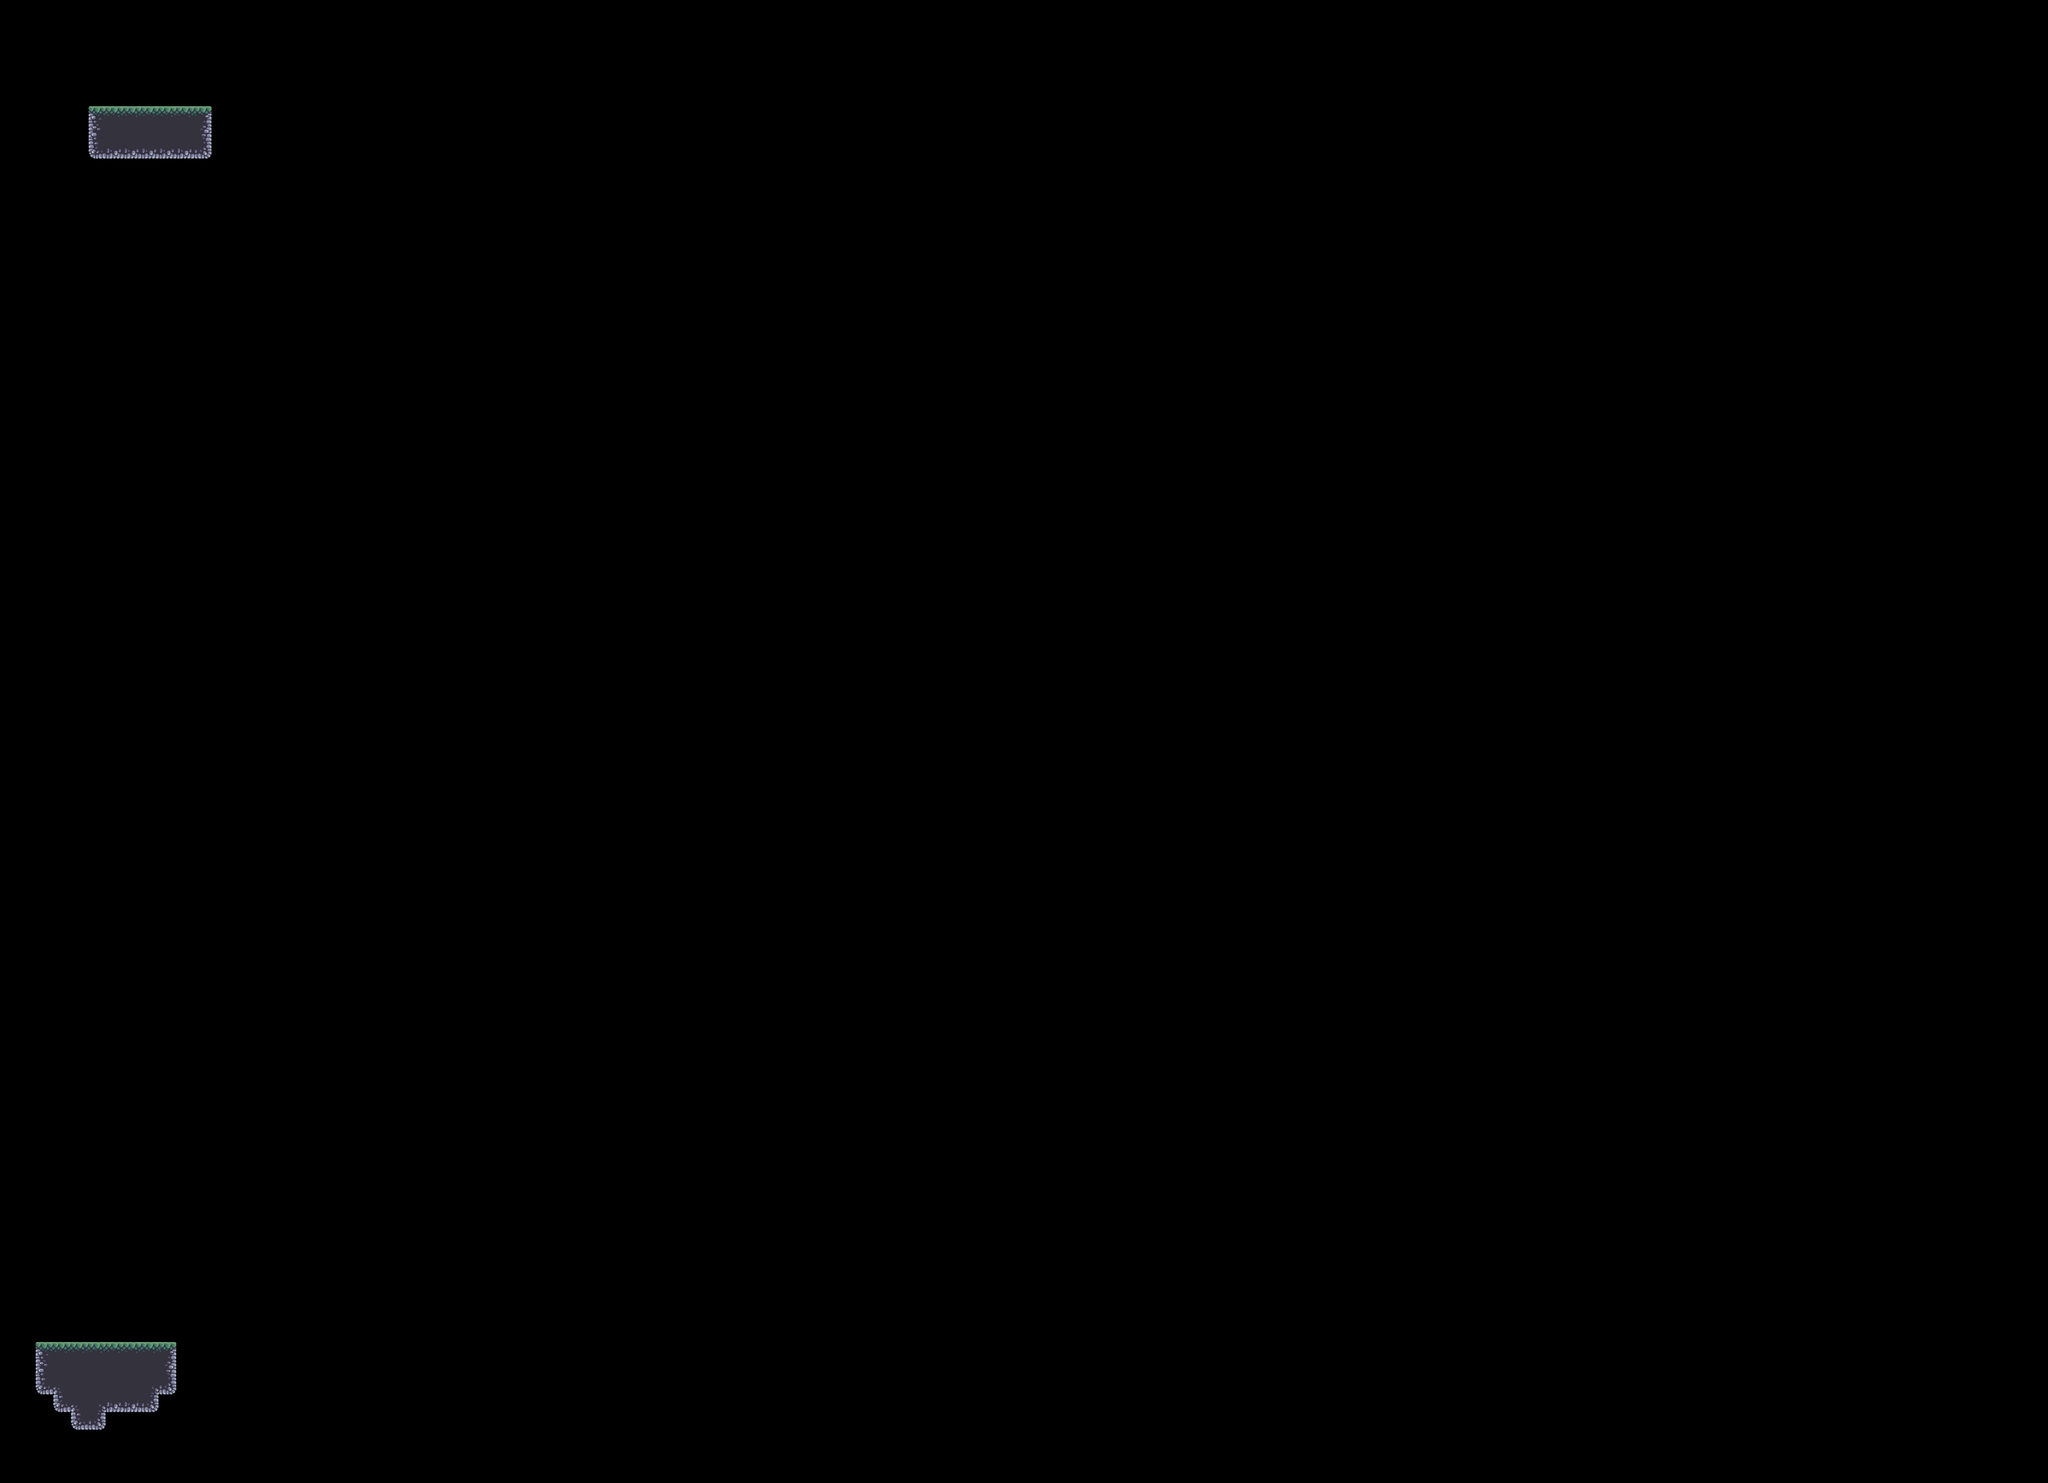

This is a level from a 2D game, rendered from its Tiled map with the project's own tilesets. A one-line summary and the map file follow, with tile-layer data summarised:
An orthogonal 116x84 tile map with 64x64 px tiles, 4 tile layers (BG, Terrain, Platforms, FG), 8 tilesets and 5 objects (solid, player, boat, water, Data).

<map version="1.10" tiledversion="1.11.0" orientation="orthogonal" renderorder="right-down" width="116" height="84" tilewidth="64" tileheight="64" infinite="0" nextlayerid="17" nextobjectid="244">
 <tileset firstgid="1" source="../tilesets/outside.tsx" />
 <tileset firstgid="49" source="../tilesets/items.tsx" />
 <tileset firstgid="55" source="../tilesets/inside.tsx" />
 <tileset firstgid="151" source="../tilesets/extra.tsx" />
 <tileset firstgid="217" source="../tilesets/objects.tsx" />
 <tileset firstgid="247" source="../tilesets/platforms.tsx" />
 <tileset firstgid="255" source="../tilesets/enemies.tsx" />
 <tileset firstgid="256" source="../tilesets/grass.tsx" />
 <objectgroup id="14" name="Objects2" class="solid">
  <object id="210" type="solid" x="1024" y="1408" width="62.864" height="14.3333" visible="0" />
 </objectgroup>
 <layer id="9" name="BG" width="116" height="84">
  <data>[9744 cells, 0 non-empty, 0 distinct tile ids]</data>
 </layer>
 <objectgroup id="12" name="BG details" class="window" />
 <layer id="1" name="Terrain" width="116" height="84">
  <data>[9744 cells, 53 non-empty, 11 distinct tile ids]</data>
 </layer>
 <layer id="5" name="Platforms" width="116" height="84">
  <data>[9744 cells, 0 non-empty, 0 distinct tile ids]</data>
 </layer>
 <layer id="10" name="FG" width="116" height="84">
  <data>[9744 cells, 0 non-empty, 0 distinct tile ids]</data>
 </layer>
 <objectgroup id="4" name="Objects">
  <object id="243" name="player" gid="224" x="291" y="4778" width="74" height="56" />
 </objectgroup>
 <objectgroup id="15" name="Transitions" />
 <objectgroup id="13" name="Moving Objects">
  <object id="242" name="boat" x="780" y="4987" width="768" height="38">
   <properties>
    <property name="flip" type="bool" value="true" />
    <property name="platform" type="bool" value="true" />
    <property name="speed" type="int" value="170" />
   </properties>
  </object>
 </objectgroup>
 <objectgroup id="7" name="Items" />
 <objectgroup id="6" name="Enemies" />
 <objectgroup id="16" name="checkpoints" />
 <objectgroup id="2" name="Water">
  <object id="241" name="water" x="-24" y="4996.49" width="7440" height="423.03" />
 </objectgroup>
 <objectgroup id="8" name="Data">
  <object id="28" name="Data" x="0" y="10" width="64" height="64">
   <properties>
    <property name="bg" value="" />
    <property name="bottom_limit" type="int" value="350" />
    <property name="death_border_bottom" type="int" value="0" />
    <property name="horizon_line" type="int" value="5150" />
    <property name="level_unlock" type="int" value="1" />
    <property name="top_limit" type="int" value="0" />
   </properties>
  </object>
 </objectgroup>
</map>
